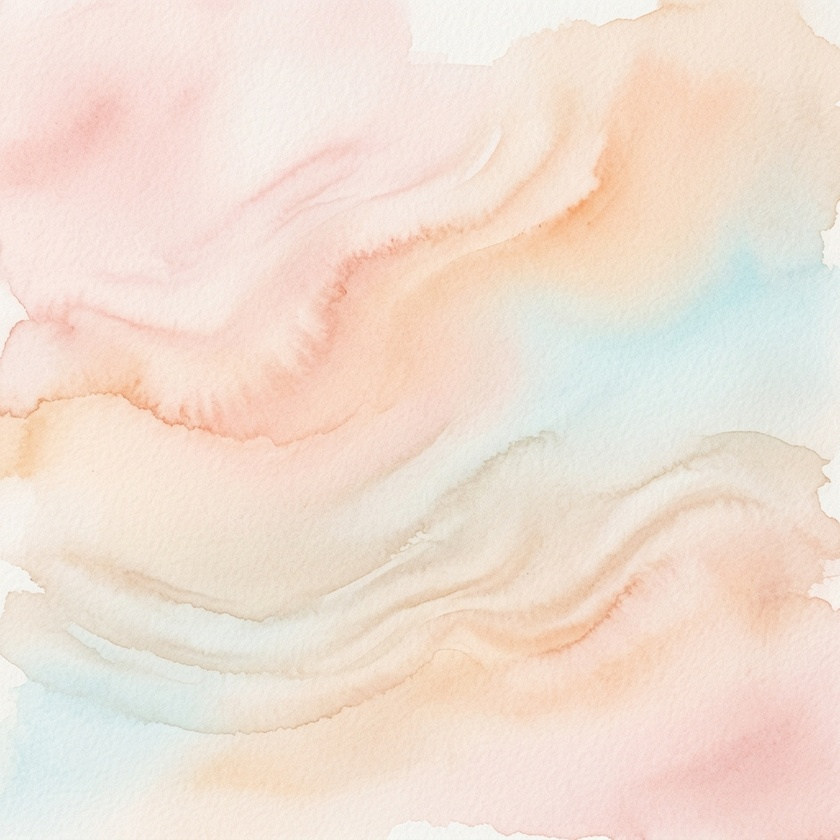
#> input picture assets/testimonials_bg.jpg, 840 x 840 px, shrunk from 1024 x 1024 before the run
$ python change_blue.py assets/testimonials_bg.jpg assets/bg_bot.jpg
#> lines starting #> are read from the running program, lines starting #| are printed output that depends on the picture
from PIL import Image
import colorsys
import sys

def enhance_blue(img_path, out_path):
#> called with img_path = 'assets/testimonials_bg.jpg', out_path = 'assets/bg_bot.jpg'
    img = Image.open(img_path).convert("RGBA")
    pixels = img.load()
    width, height = img.size
#> width = 840; height = 840

    for y in range(height):
        for x in range(width):
            r, g, b, a = pixels[x, y]
            if a == 0:
                continue

            h, s, v = colorsys.rgb_to_hsv(r/255.0, g/255.0, b/255.0)

            # Identify blue/cyan hues (roughly 0.45 to 0.7)
            if 0.45 <= h <= 0.7 and s > 0.05:
                # Make it more vibrant (increase saturation)
                s = min(1.0, s * 1.5)
                # Make it slightly darker (decrease value)
                v = max(0.0, v * 0.85)
                # Optionally shift hue slightly towards a richer blue if it's too cyan
                if h < 0.55:
                    h = h + 0.02

                nr, ng, nb = colorsys.hsv_to_rgb(h, s, v)
                pixels[x, y] = (int(nr*255), int(ng*255), int(nb*255), a)
#> after the loop, nb = 0.777; ng = 0.769; nr = 0.717

    img.save(out_path, "PNG")
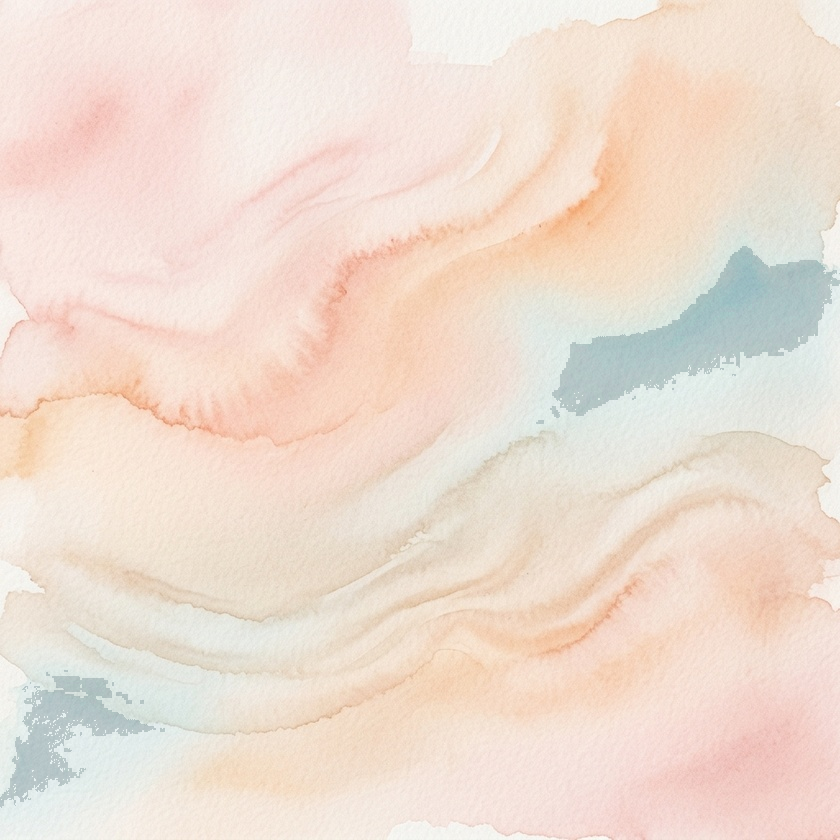
#> saved as bg_bot.jpg: PIL image 840x840 RGBA; mean R, G, B, A 238.5, 221.7, 209.5, 255

if __name__ == "__main__":
    enhance_blue(sys.argv[1], sys.argv[2])
    print(f"Processed {sys.argv[1]} and saved to {sys.argv[2]}")

$ run again, on assets/bg_mid.jpg
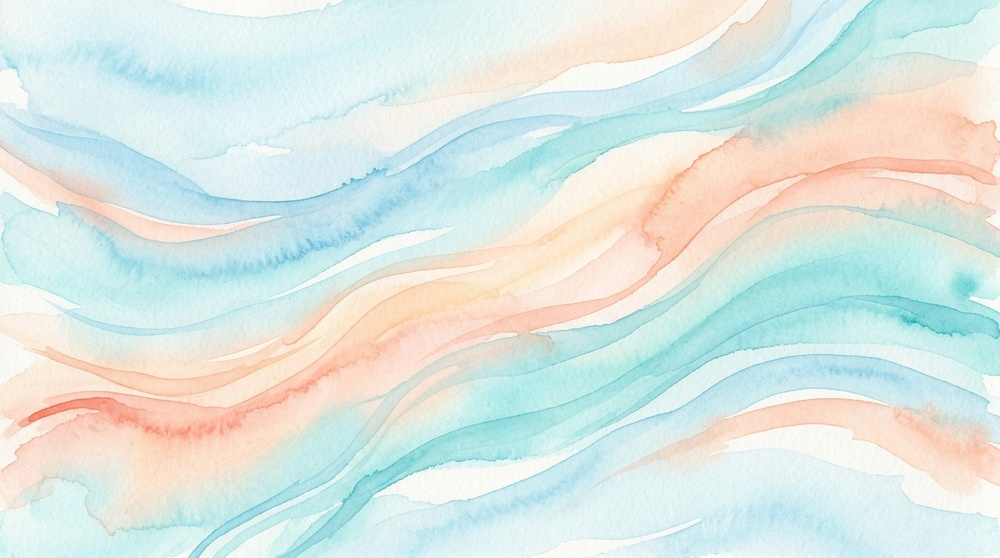
#> input picture assets/bg_mid.jpg, 1000 x 558 px, shrunk from 1376 x 768 before the run
#> after the loop in enhance_blue, `for y in range(height):`: nb = 0.837; ng = 0.828; nr = 0.767
#> in enhance_blue, `img.save(out_path, "PNG")`:
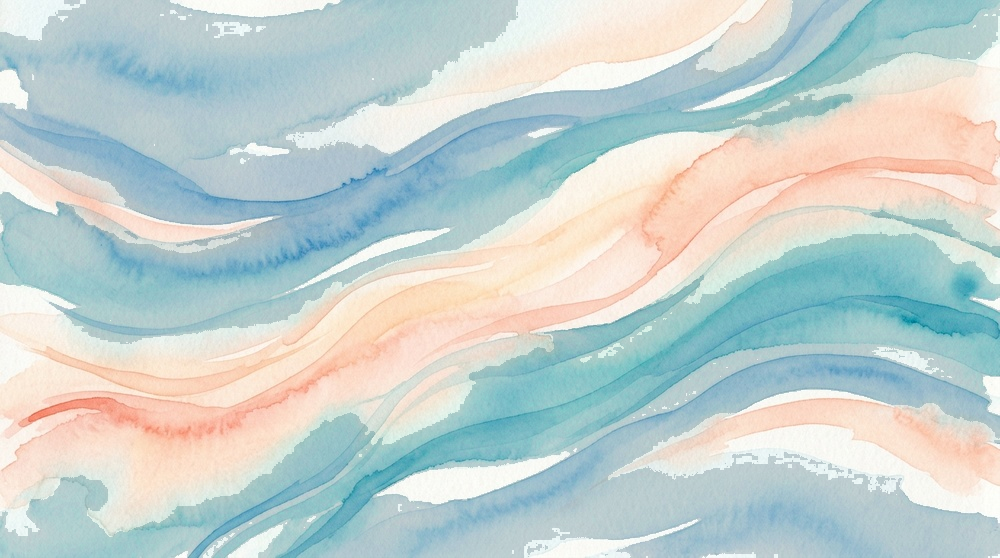
#> saved as bg_mid.jpg: PIL image 1000x558 RGBA; mean R, G, B, A 194.8, 208.7, 206.7, 255

$ run again, on assets/bg_top.jpg
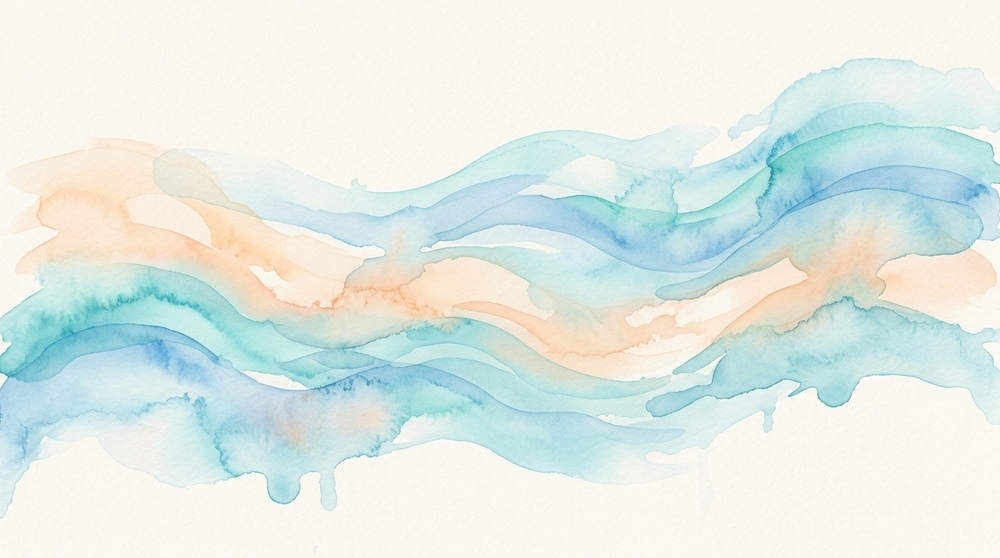
#> input picture assets/bg_top.jpg, 1000 x 558 px, shrunk from 1376 x 768 before the run
#> after the loop in enhance_blue, `for y in range(height):`: nb = 0.797; ng = 0.789; nr = 0.737
#> in enhance_blue, `img.save(out_path, "PNG")`:
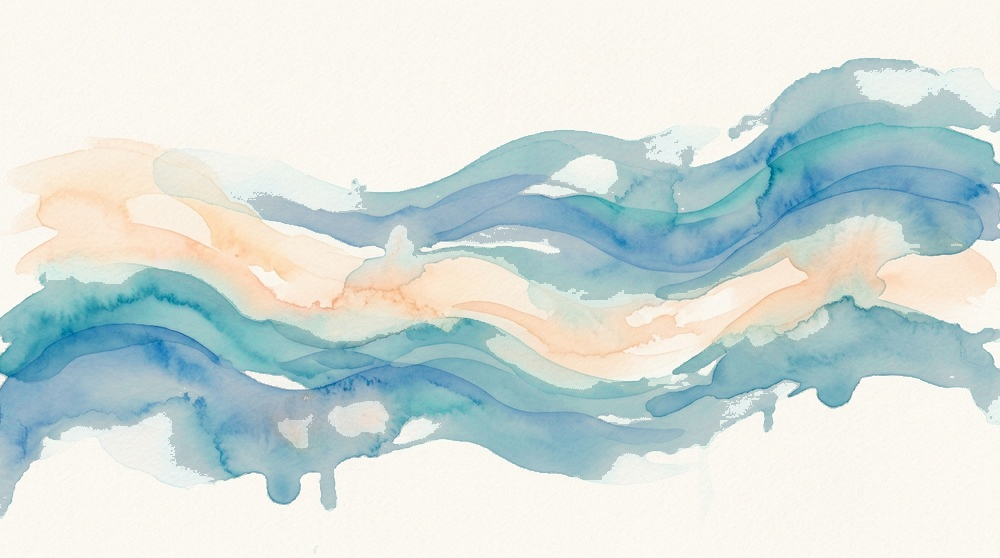
#> saved as bg_top.jpg: PIL image 1000x558 RGBA; mean R, G, B, A 210.1, 221.6, 218.8, 255
